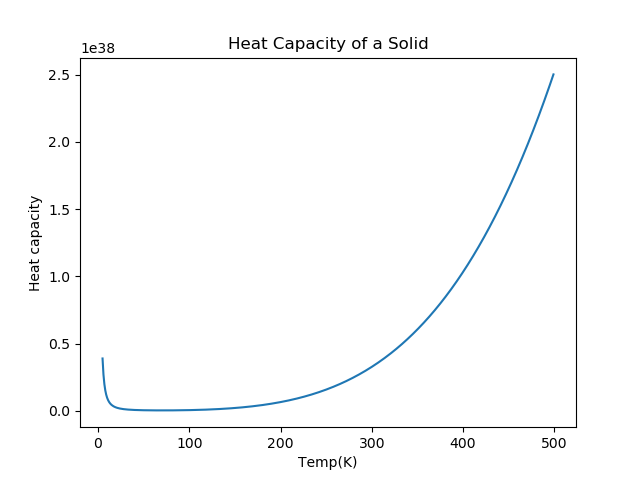

Recreate this plot in Python.
"""
Dakota Bosch 2/3/20

Heat capacity of a solid
"""


#! /usr/bin/env python3

import numpy as np
from gaussxw import gaussxw
import matplotlib
import matplotlib.pyplot as plt

#function inside integral of heat capacity equation
def f(x):
    return x**4+np.exp(x)/(np.exp(x)-1)**2

#full definition of the heat capacity equation
def cv(T):       #heat capacity of a solid @ T w/ volume 1e9cm
    V = 10**3
    d = 6.022e28   #number density (m^-3)
    D = 428     #Debye temp (K)
    N = 50      #sample number
    k = 1.38064852e-23  #Boltzman SI
    a=0
    b= D/T
    x,w = gaussxw(N)	#calling gaussian quadrature program
    xp = .5*(b-a)*x+.5*(b+a)
    wp = .5*(b-a)*w

    s= 0.0
    for k in range(N):
        s+=wp[k]*f(xp[k])
    
    y= (9*V*d*k*(T**3)/(D**3)*s)
    print (y)
    return y

t = [0]*495
c = [0]*495

#storing data for temp & heat capacity in arrays
for i in range(5,500):
    j = i-5
    t[j] = i
    c[j] = cv(i)


#plotting temp v heat capacity
fig, ax = plt.subplots()
ax.set(xlabel='Temp(K)', ylabel='Heat capacity',
       title='Heat Capacity of a Solid')
ax.plot(t,c)
plt.show()
